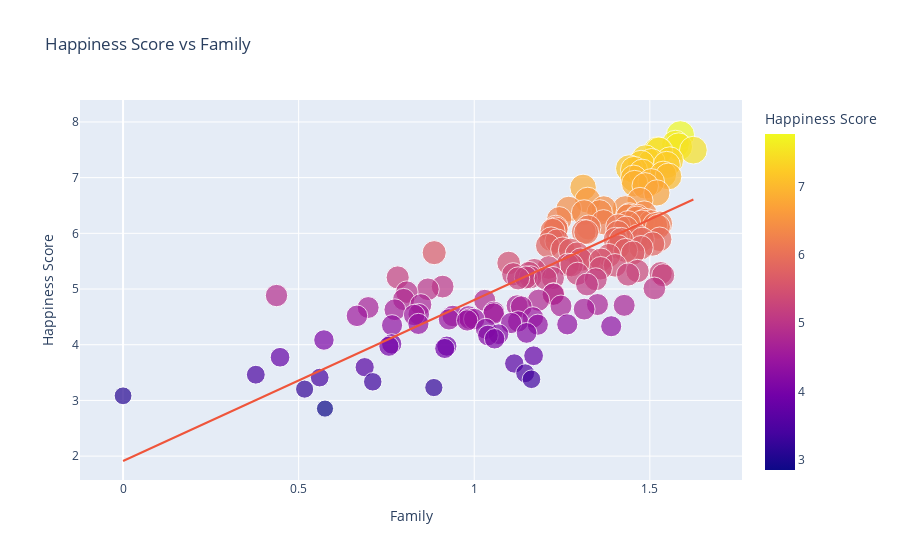

Notebook cell for this chart:
### Code cell
# Scatter plot for Social support vs Happiness Score
fig = px.scatter(
    filtered_df,
    x='Family',
    y='Score',
    size='Score',
    color='Score',
    title='Happiness Score vs Family',
    labels={'Score': 'Happiness Score'},
    trendline='ols'
)

fig.show()

### Figure 1 — Plotly figure (JSON) as saved in the notebook; plotly's stock layout.template omitted (floating-point values rounded to 4 significant figures; data arrays with more than 128 entries replaced by an {"elided": "..."} marker saying what was removed)
{"data": [{"hovertemplate": "Family=%{x}<br>Happiness Score=%{marker.color}<extra></extra>", "legendgroup": "", "marker": {"color": {"elided": "156 float values"}, "coloraxis": "coloraxis", "size": {"elided": "156 float values"}, "sizemode": "area", "sizeref": 0.01942, "symbol": "circle"}, "mode": "markers", "name": "", "orientation": "v", "showlegend": false, "type": "scatter", "x": {"elided": "156 float values"}, "xaxis": "x", "y": {"elided": "156 float values"}, "yaxis": "y"}, {"hovertemplate": "<b>OLS trendline</b><br>Score = 2.89099 * Family + 1.91243<br>R<sup>2</sup>=0.603819<br><br>Family=%{x}<br>Happiness Score=%{y} <b>(trend)</b><extra></extra>", "legendgroup": "", "marker": {"symbol": "circle"}, "mode": "lines", "name": "", "showlegend": false, "type": "scatter", "x": {"elided": "156 float values"}, "xaxis": "x", "y": {"elided": "156 float values"}, "yaxis": "y"}], "layout": {"coloraxis": {"colorbar": {"title": {"text": "Happiness Score"}}, "colorscale": [[0, "#0d0887"], [0.1111, "#46039f"], [0.2222, "#7201a8"], [0.3333, "#9c179e"], [0.4444, "#bd3786"], [0.5556, "#d8576b"], [0.6667, "#ed7953"], [0.7778, "#fb9f3a"], [0.8889, "#fdca26"], [1, "#f0f921"]]}, "legend": {"itemsizing": "constant", "tracegroupgap": 0}, "title": {"text": "Happiness Score vs Family"}, "xaxis": {"anchor": "y", "domain": [0, 1], "title": {"text": "Family"}}, "yaxis": {"anchor": "x", "domain": [0, 1], "title": {"text": "Happiness Score"}}}}
